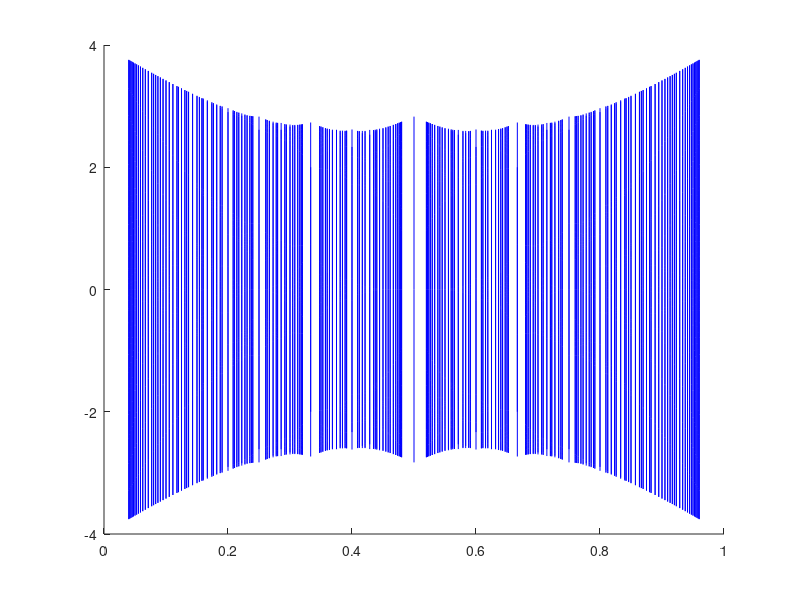

Source code (MATLAB):

function PlotBand()
for q = 2:25
    for p = 1:q
        if gcd(p,q) == 1
            PlotOne(p,q,2)
        end
    end
end

function PlotOne(p,q,lambda)

[H0] = H_0(p,q,lambda);  H0_E = sort([eig(H0)]);
[Hpi] = H_pi(p,q,lambda); Hpi_E = sort([eig(Hpi)]);

%[H0_E';Hpi_E']
%B = repmat(1/2,1,5)

line(repmat(p/q,1,q), [H0_E';Hpi_E'], "color", "b");

function [H0] = H_0(p,q,lambda)

    
if q == 1
    H0 = [2 + lambda];
elseif q == 2
    H0 = [-lambda 2; 2 lambda]; 
else
    n = 1:q;
    D = diag(lambda*cos(2*pi*n*p/q));
    H0 = D + diag(ones(1,q-1),1) + diag(ones(1,q-1),-1);
    H0(q,1) = 1; H0(1,q) = 1;
end    


function [Hpi] = H_pi(p,q,lambda)

if q == 1
    Hpi = [-lambda-2];
elseif q == 2
    Hpi = [0 0 ; 0 0];
else
    n = 1:q;
    D = diag(lambda*cos(2*pi*n*p/q - pi/q));
    Hpi = D + diag(ones(1,q-1),1) + diag(ones(1,q-1),-1);
    Hpi(q,1) = -1; Hpi(1,q) = -1;
end
    
